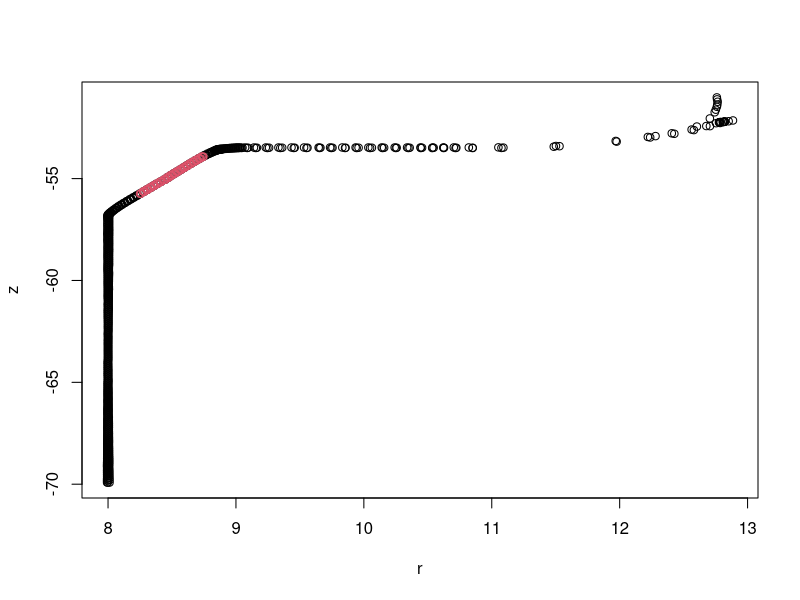
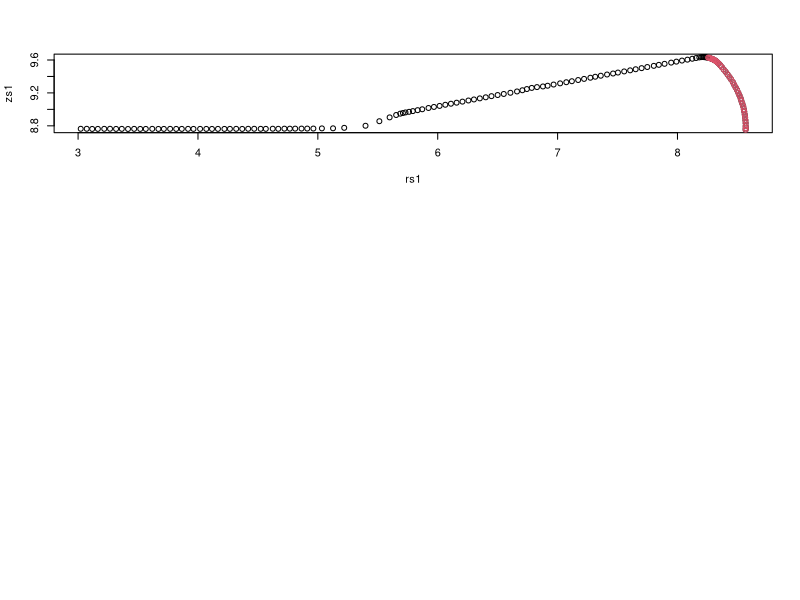

These figures' R source, in order:
t1 <- read.table("data/ventil-sitz_1.txt"
               , skip=2
               , sep=" "
               , row.names=NULL)

it1 <- which(t1[,1] == "SCN1")
it4 <- which(t1[,1] == "SCN4")
it5 <- which(t1[,1] == "SCN5")


mt <- as.matrix(t1[,3:5])

r <- sqrt(mt[, 1]^2 + mt[, 2]^2)
z <- mt[, 3]

brs <- 8.25
bre <- 8.75

## steigung wird nicht erreicht
i <- which(r > brs & r < bre)

plot(r,z)
points(r[i], z[i], col=2)


v2 <- read.table("data/ventil-kreis_2.txt"
               , skip=2
               , sep=" "
               , row.names=NULL)
par(mfrow=c(3,1))

## Radius Abgleich bringt auch nichts

sn <- c("SCN1","SCN3","SCN4","SCN5")

is1 <- which(v2[,1] == sn[1])
is2 <- which(v2[,1] == sn[2])
is3 <- which(v2[,1] == sn[3])
is4 <- which(v2[,1] == sn[4])

mt <- as.matrix(v2[,3:5])

r <- sqrt(mt[, 1]^2 + mt[, 2]^2)
z <- mt[, 3]

rs1 <- r[is1]
i <- which(r > brs & r < bre)
zs1 <- z[is1]

plot(rs1, zs1)
points(rs1[i], zs1[i], col=2)
